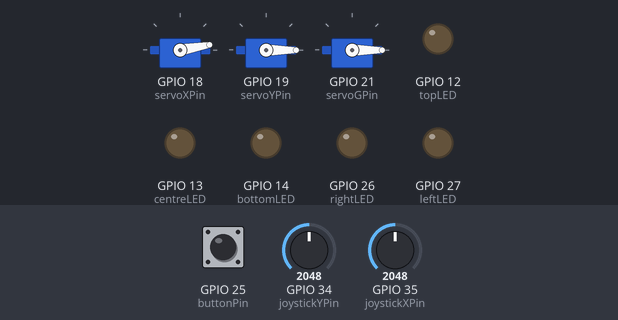
This sketch was run on a simulated ESP32. On the bench: 3 × servo, output pins drawn as LEDs (lit = HIGH). Dashed ring = blinking. The inputs (shaded band) are chosen by the test bench; at power-on: GPIO 34 (joystickYPin) = 2048, GPIO 35 (joystickXPin) = 2048, GPIO 25 (buttonPin) HIGH.

Above: at 1.2 s.
1.3 s: GPIO 34 (joystickYPin) set to 2952
2.8 s: GPIO 34 (joystickYPin) set to 3034
At 2.95 s:
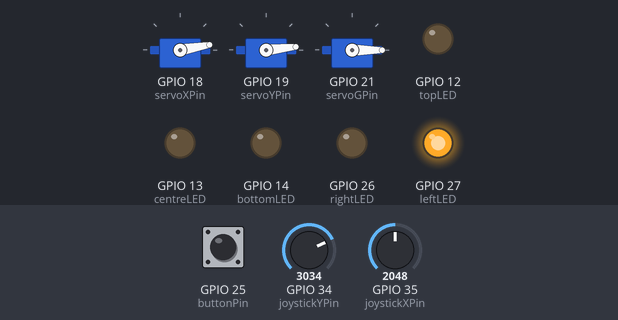
5.8 s: GPIO 35 (joystickXPin) set to 2961
8.8 s: GPIO 35 (joystickXPin) set to 3046
At 9.01 s:
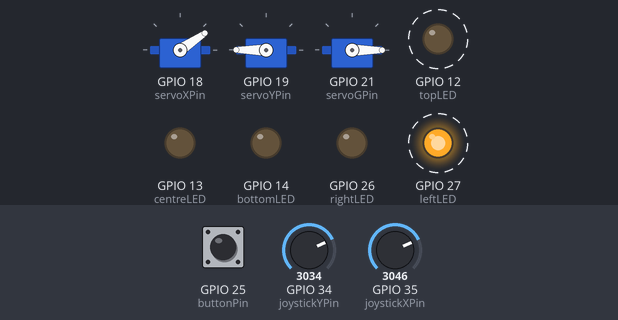
11.8 s: GPIO 25 (buttonPin) pulled LOW for 0.15 s
At 12.3 s:
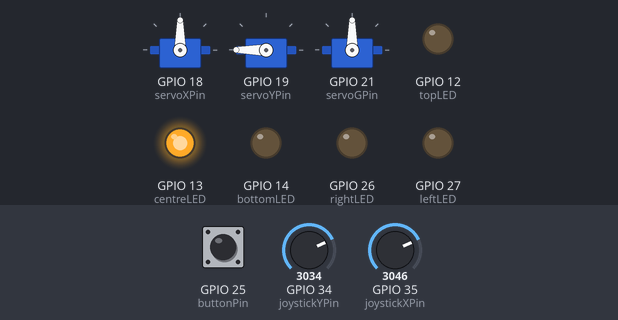
14.9 s: GPIO 25 (buttonPin) pulled LOW for 1 s
At 19.3 s:
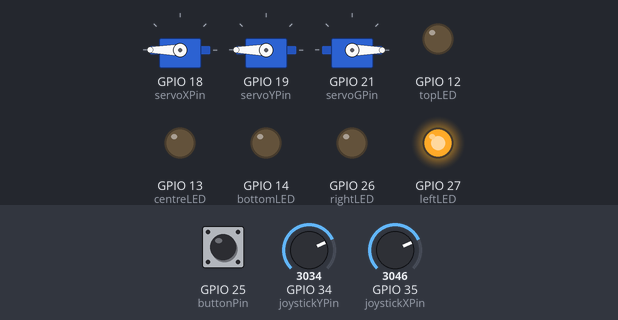
Timing chart, 0 to 65.5 s (numbered marks = the images above; inputs shaded):
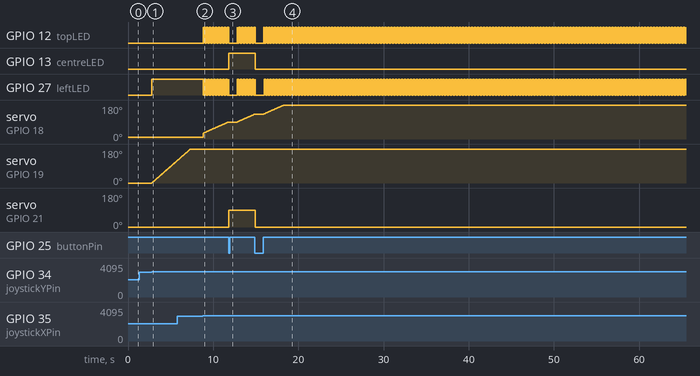

Measured:
- the behaviour switches between 3000 and 3001 on GPIO 34 (joystickYPin) (found by bisection; images 0 and 1)
- the behaviour switches between 3000 and 3001 on GPIO 35 (joystickXPin) (found by bisection; images 1 and 2)
- after the input at 1.3 s, every drawn part: stays the same
- after the input at 2.8 s, GPIO 27 (leftLED): LOW → HIGH at once; servo on GPIO 19 (servoYPin): moves from 0° to 119° over 3.0 s, starting at once
- after the input at 8.8 s, GPIO 12 (topLED), GPIO 27 (leftLED): alternates HIGH for 0.03 s and LOW for 0.03 s, starting at once; servo on GPIO 18 (servoXPin): moves from 10° to 90° over 3.0 s, starting at once
- after the input at 11.8 s, GPIO 13 (centreLED): LOW → HIGH at once; servo on GPIO 21 (servoGPin): 0° → 90° at once
- after the input at 14.9 s, GPIO 13 (centreLED): HIGH → LOW at once; servo on GPIO 21 (servoGPin): 90° → 0° at once

The sketch:

PEOMechatonicsFinal.ino
```cpp
// import Servo library
#include <ESP32Servo.h>

// define Joystick Pins
#define buttonPin 25
#define joystickXPin 35
#define joystickYPin 34

// define LEDS
#define centreLED 13 // blue LED
#define leftLED 27 // green LED
#define rightLED 26 // yellow LED
#define bottomLED 14 // white LED
#define topLED 12 // red LED

bool buttonState = HIGH;
bool buttonToggle = HIGH;
int buttonCount = 0;

// Initializing Servo Motors
Servo servoX; // Servo X is the Base, moving left to right
Servo servoY; // Servo Y is the Arm, moving up and down
Servo servoG; // Servo G is the hand, opening and closing

int minUs = 520;
int maxUs = 2480;

// Defining Servo Pins
int servoXPin = 18;
int servoYPin = 19;
int servoGPin = 21;

// Initializing Servo Positions
int servoXPos = 30;
int servoYPos = 0;
int servoGPos = 0;

// Min/Max Position for all Servos
int servoXPos_min = 10;
int servoXPos_max = 180;

int servoYPos_min = 0;
int servoYPos_max = 180;

int servoGPos_min = 0;
int servoGPos_max = 90;

// Initializing Joystick Values
int joystickXValue = 0;
int joystickYValue = 0;


void setup() {
  pinMode(buttonPin, INPUT_PULLUP);

  // pin mode for LEDS
  pinMode(centreLED, OUTPUT);
  pinMode(rightLED, OUTPUT);
  pinMode(leftLED, OUTPUT);
  pinMode(bottomLED, OUTPUT);
  pinMode(topLED, OUTPUT);

  servoX.attach(servoXPin, minUs, maxUs);
  servoY.attach(servoYPin, minUs, maxUs);
  servoG.attach(servoGPin, minUs, maxUs);

  servoX.write(servoXPos_min);
  servoY.write(servoYPos_min);
  servoG.write(servoGPos_min);

  Serial.begin(9600);
  while (!Serial);
}

void loop() {
  buttonState = digitalRead(buttonPin);
  joystickXValue = analogRead(joystickXPin);
  joystickYValue = analogRead(joystickYPin);

  if (!buttonState){
    // clicking button (closing hand)
    if (buttonToggle){
      buttonCount++;

      if (buttonCount % 2 != 0){
        servoG.write(servoGPos_max);
        digitalWrite(centreLED, HIGH);
        delay(1000);
      }

      if (buttonCount % 2 == 0){
        servoG.write(servoGPos_min);
        digitalWrite(centreLED, LOW);
        delay(1000);
      }
    }

  }

  // moving to the right
  if (joystickXValue > 3000 && 1000 < joystickYValue < 3000){
    if (servoXPos < servoXPos_max){
      servoXPos++;
      servoX.write(servoXPos);
    }
    digitalWrite(topLED, HIGH);
    delay(25);
    digitalWrite(topLED, LOW);
  }

  // moving left
  if (joystickXValue < 1000 && 1000 < joystickYValue < 3000){
    if (servoXPos > servoXPos_min){
      servoXPos--;
      servoX.write(servoXPos);
    }
    digitalWrite(bottomLED, HIGH);
    delay(25);
    digitalWrite(bottomLED, LOW);
  }

  // moving up
  if (1000 < joystickXValue < 3000 && joystickYValue < 1000){
    if (servoYPos > servoYPos_min){
      servoYPos--;
      servoY.write(servoYPos);
    }
    digitalWrite(rightLED, HIGH);
    delay(25);
    digitalWrite(rightLED, LOW);
  }

  // moving down
  if (1000 < joystickXValue < 3000 && joystickYValue > 3000){
    if (servoYPos < servoYPos_max){
      servoYPos++;
      servoY.write(servoYPos);
    }
    digitalWrite(leftLED, HIGH);
    delay(25);
    digitalWrite(leftLED, LOW);
  }

}
```
